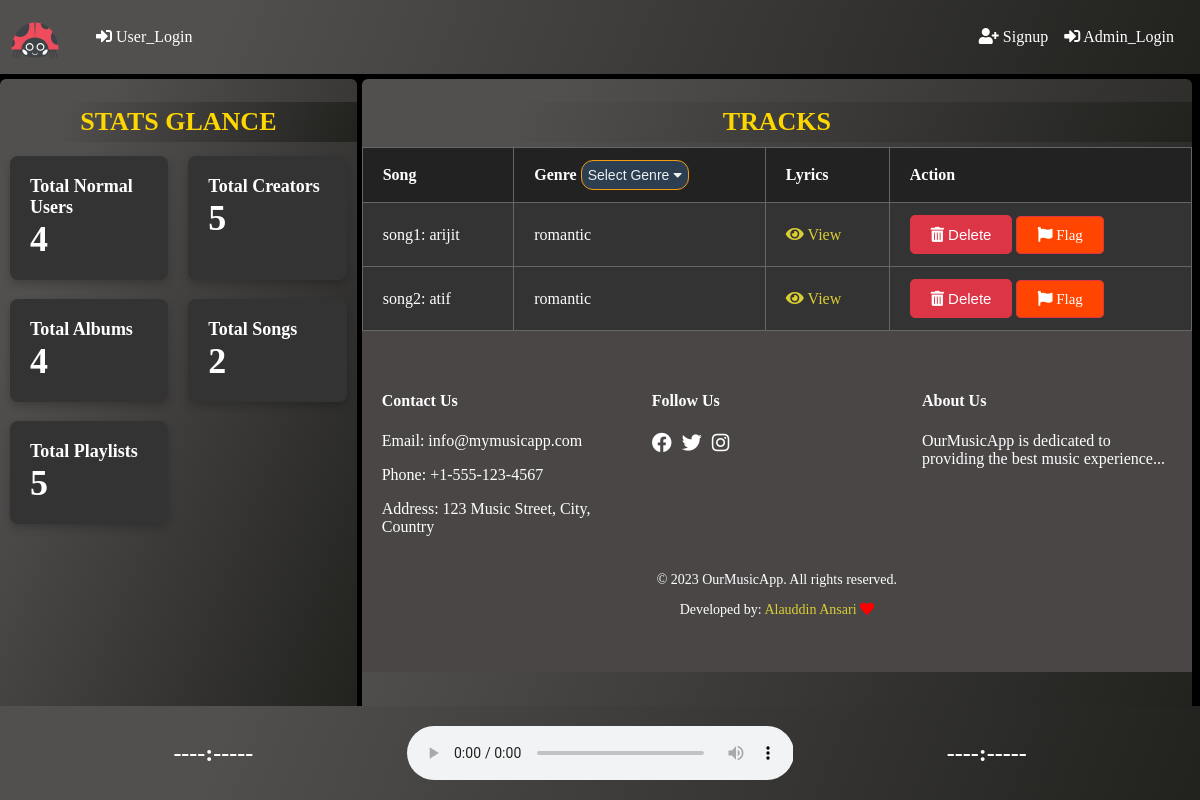
/all_songs/all, run on an earlier commit of the app's database.
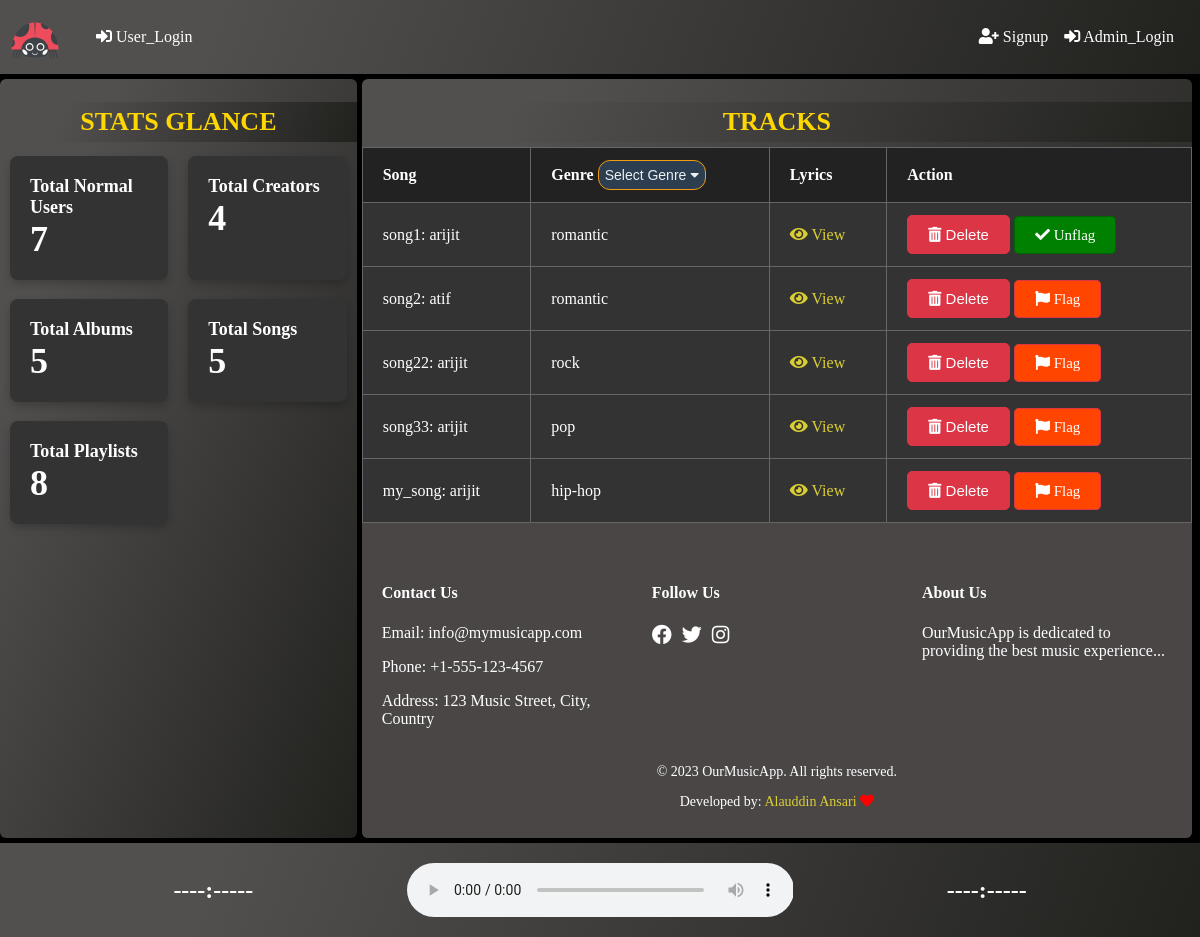
And on a later commit of the database.
### models/music_model.py (models this page shows)
class Song(db.Model):
    id = db.Column(db.String(36), primary_key=True, default=generate_uuid, unique=True)
    title = db.Column(db.String(100), nullable=False)
    artist = db.Column(db.String(100), nullable=False)
    lyrics = db.Column(db.Text)
    genre = db.Column(db.String(50))
    hits = db.Column(db.Integer, default=0)
    creator_id = db.Column(db.String(36), db.ForeignKey('user.id'), nullable=False)
    average_rating = db.Column(db.Float, default=0.0)
    ratings = db.relationship('Rating', backref='song', lazy=True)

### views/song_view.py (the view)
class AllSongsView(MethodView):
    def get(self, genre):
        if genre == 'all':
            songs = Song.query.all()
        else:
            songs = Song.query.filter_by(genre=genre).all()
        is_flagged = list()
        for song in songs:
            flagged_song = FlaggedContent.query.filter_by(song_id=song.id).first()
            if flagged_song:
                is_flagged.append(True)
            else:
                is_flagged.append(False)
        stats_data = admin_stats()
        return render_template('songs.html', songs=songs,is_flagged=is_flagged ,stats_data=stats_data)

### templates/songs.html (shortened to what this page needs)
{% extends 'layout.html' %}
{% block content %}
    <table class="data-table">
        <h1 id="heading">TRACKS</h1>
        <thead>
            <tr>
                <th>Song</th>
                <th>
                    Genre
                    <div class="dropdown">
                        <button class="dropbtn">Select Genre <i class="fa fa-caret-down"></i></button>
                    </div>
                </th>
                <th>Lyrics</th>
                <th>Action</th>
            </tr>
        </thead>
        <tbody>
            {% for song in songs %}
                <tr class="data-row">
                    <td>{{ song.title }}: {{ song.artist }}</td>
                    <td>{{ song.genre }}</td>
                    <td><a href="{{ url_for('song.song_lyrics', id=song.id) }}"><i class="fas fa-eye"></i> View</a></td>
                    <td>
                        {% set action_url = url_for('song.delete_song', id=song.id) %}
                        <button id="delete-btn" onclick="showConfirmation('{{ action_url }}')"><i class="fas fa-trash-alt"></i> Delete</button>
                        {% if is_flagged[loop.index0] %}
                            <a href="{{ url_for('song.unflag_song', song_id=song.id) }}" style="background-color: green; border-color: darkgreen" id="delete-btn"><i class="fas fa-check"></i> Unflag </a>
                        {% else %}
                            <a href="{{ url_for('song.flag_song', song_id=song.id) }}" style="background-color: orangered;" id="delete-btn"><i class="fas fa-flag"></i> Flag </a>
                        {% endif %}
                    </td>
                </tr>
            {% endfor %}
        </tbody>
    </table>
{% endblock %}
{% block admin_stats %}
    <br>
    <h1 id="heading">STATS GLANCE</h1>
    <br><br><br>
    <div class="grid-container">
        {% for stat in stats_data %}
            <div class="stat-container" style="animation: none;">
                <div class="stat_heading">
                    <h1>{{ stat['heading'] }}</h1>
                </div>
                <div class="stat_data">
                    <h1>{{ stat['total'] }}</h1>
                </div>
            </div>
        {% endfor %}
    </div>
{% endblock %}

### templates/layout.html (shortened to what this page needs)
<!DOCTYPE html>
<html lang="en">
<head>
    <link rel="stylesheet" href="{{ url_for('static', filename='style.css') }}">
    <link rel="stylesheet" href="https://cdnjs.cloudflare.com/ajax/libs/font-awesome/5.15.4/css/all.min.css">
</head>
<body>
    {% block navbar %}
        <nav>
            <div class="navbar">
                <div class="left">
                    {% if not current_user.is_authenticated %}
                    <a id="home" href="{{ url_for('index.home') }}"><img id="logo" src="{{ url_for('static', filename='images/beetle_1.svg') }}" style="height: 50px; width: 50px"></a>
                    <a id="login" href="{{ url_for('auth.user_login') }}"><i class="fas fa-sign-in-alt"></i> User_Login</a>
                    {% endif %}
                </div>
                <div class="right">
                    <a id="user_name" href="#">{{current_user.email}}</a>
                    {% if not current_user.is_authenticated %}
                    <a id="signup" href="{{ url_for('auth.register') }}"><i class="fas fa-user-plus"></i> Signup</a>
                    <a id="login" href="{{ url_for('auth.admin_login') }}"><i class="fas fa-sign-in-alt"></i> Admin_Login</a>
                    {% endif %}
                </div>
            </div>
        </nav>
    {% endblock %}
    <div class="content">
        <div class="column left-column">
            {% block admin_stats %}
            {% endblock %}
        </div>
        <div class="column right-column">
            {% block flash %}
                <br>
            {% endblock %}
            {% block content %}
            {% endblock %}
            {% block footer %}
                <footer class="site-footer">
                    <div class="footer-content">
                        <div class="contact-info">
                            <h4>Contact Us</h4>
                            <p>Email: info@mymusicapp.com</p>
                            <p>Phone: +1-555-123-4567</p>
                            <p>Address: 123 Music Street, City, Country</p>
                        </div>
                        <div class="social-media">
                            <h4>Follow Us</h4>
                            <ul class="social-links">
                                <li><a href="#"><i class="fab fa-facebook"></i></a></li>
                                <li><a href="#"><i class="fab fa-twitter"></i></a></li>
                                <li><a href="#"><i class="fab fa-instagram"></i></a></li>
                            </ul>
                        </div>
                        <div class="about">
                            <h4>About Us</h4>
                            <p>OurMusicApp is dedicated to providing the best music experience...</p>
                        </div>
                    </div>
                    <div class="site-info">
                        <p>&copy; 2023 OurMusicApp. All rights reserved.</p>
                        <p>Developed by: <a href="https://github.com/git4alauddin">Alauddin Ansari <i style="color: red" class="fas fa-heart"></i></a></p>
                    </div>
                </footer>
            {% endblock %}
        </div>
    </div>
    {% block player %}
        <div class="audio_player">
            <div class="song_info">
                <h2>----:-----</h2>
            </div>
            <div class ="player">
                <audio controls autoplay>
                    <source src="#" type="audio/mpeg">
                </audio>
            </div>
            <div class="song_info">
                <h2>----:-----</h2>
            </div>
        </div>
    {% endblock %}
</body>
</html>

### static/style.css (style rules this page uses)
.navbar { background: rgb(33,33,30); background: linear-gradient(291deg, rgba(33,33,30,1) 0%, rgba(82,80,79,1) 82%); position: fixed; top: 0; left: 0; width: 100%; background-color: #333; display: flex; align-items: center; justify-content: space-between; padding: 2px; }
.navbar .left, .navbar .middle, .navbar .right { display: flex; align-items: center; margin-right: 20px; }
.navbar a, .navbar input { color: white; text-decoration: none; padding: 8px; }
#home { margin-right: 20px; }
#profile, #user_name, #uploaded_songs, #logout { margin-left: 20px; }
body { background: black; }
.content { display: flex; height: 81vh; margin-top:79px; }
.left-column { background: rgb(33,33,30); background: linear-gradient(291deg, rgba(33,33,30,1) 0%, rgba(82,80,79,1) 82%); color:azure; flex: 30%; overflow: hidden; height: 100%; margin-right: 5px; margin-left: -8px; border-radius: 6px; }
.right-column { background: rgb(33,33,30); background: linear-gradient(291deg, rgba(33,33,30,1) 0%, rgba(82,80,79,1) 82%); color:azure; flex: 70%; overflow-y: auto; height: 100%; border-radius: 6px; }
#heading { background: rgb(33,33,30); background: linear-gradient(291deg, rgba(33,33,30,1) 0%, rgba(82,80,79,1) 82%); font-size: 26px; margin: 5px; padding: 5px; border-radius: 0px; text-align: center; color: gold; margin-left: 0px; margin-right: 0px; }
#delete-btn { font-size: 15px; color: #fff; background-color: #dc3545; padding: 10px 20px; border: 1px solid #dc3545; border-radius: 5px; cursor: pointer; transition: background-color 0.3s ease, color 0.3s ease; }
.data-table { width: 100%; border-collapse: collapse; color: #fff; background: #333; animation: fadeIn 0.7s ease-out; }
.data-table th, .data-table td { padding: 12px 20px; text-align: left; border: 1px solid #666; }
.data-table th { background: #222; }
.data-row { transition: background-color 0.3s; }
.common-link, .creator-link, a { text-decoration: none; color: #d9ce34; }
.audio_player { background: rgb(33,33,30); background: linear-gradient(291deg, rgba(33,33,30,1) 0%, rgba(82,80,79,1) 82%); position: fixed; bottom: 0; left: 0; width: 100%; background-color: #333; color: white; padding: 20px; box-sizing: border-box; display: flex; align-items: center; justify-content: space-between; }
.audio_player .song_info, .audio_player .player, .audio_player .add_to_playlist { flex: 1; display: flex; align-items: center; justify-content: center; }
.audio_player h2 { margin: 0; }
.audio_player .player audio { width: 100%; }
.site-footer { background-color: rgb(74, 70, 70); color: #fff; padding: 40px 20px; }
.footer-content { display: flex; justify-content: space-around; align-items: flex-start; flex-wrap: wrap; gap: 20px; }
.contact-info, .social-media, .about { flex: 1; max-width: 300px; }
.social-links { list-style: none; padding: 0; display: flex; gap: 10px; }
.social-links a { color: #fff; font-size: 20px; }
.site-info { text-align: center; margin-top: 20px; font-size: 14px; }
.grid-container { display: flex; flex-wrap: wrap; justify-content: space-between; color: #fff; margin-top: -54px; }
.stat-container { width: calc(50% - 20px); background: #333; padding: 20px; margin-bottom: 20px; box-sizing: border-box; border-radius: 8px; box-shadow: 0 4px 8px rgba(0, 0, 0, 0.2); margin: 10px; margin-top: 9px; transition: all 0.3s ease; }
.stat_heading h1 { margin: 0; font-size: 18px; }
.stat_data h1 { margin: 0; font-size: 36px; }
.stat-container { animation: fadeIn 1.3s ease-in-out; }
.dropdown { position: relative; display: inline-block; }
.dropbtn { background-color: #2c3e50; color: #ecf0f1; padding: 6px; font-size: 14px; border-radius: 12px; border: 1px solid #f39c12; cursor: pointer; }

What changed in the data, as far as the page shows it:
computed for Song "song1": text "Flag" → "Unflag"
added Song: title "song22", artist "arijit", genre "rock"
added Song: title "song33", artist "arijit", genre "pop"
added Song: title "my_song", artist "arijit", genre "hip-hop"
Also different on the page:
new list line: "Total Normal Users 7"
new list line: "Total Creators 4"
new list line: "Total Albums 5"
new list line: "Total Songs 5"
new list line: "Total Playlists 8"
list line gone: "Total Normal Users 4"
list line gone: "Total Creators 5"
list line gone: "Total Albums 4"
list line gone: "Total Songs 2"
list line gone: "Total Playlists 5"
